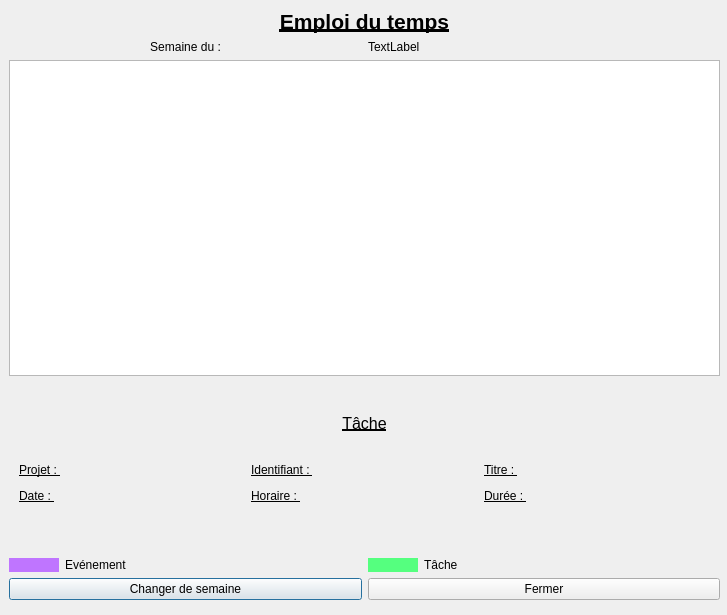
<?xml version="1.0" encoding="UTF-8"?>
<ui version="4.0">
 <class>EmploiDuTemps</class>
 <widget class="QDialog" name="EmploiDuTemps">
  <property name="geometry">
   <rect>
    <x>0</x>
    <y>0</y>
    <width>727</width>
    <height>615</height>
   </rect>
  </property>
  <property name="windowTitle">
   <string>Emploi Du Temps</string>
  </property>
  <widget class="QWidget" name="verticalLayoutWidget">
   <property name="geometry">
    <rect>
     <x>9</x>
     <y>9</y>
     <width>711</width>
     <height>591</height>
    </rect>
   </property>
   <layout class="QVBoxLayout" name="verticalLayout">
    <item>
     <widget class="QLabel" name="labelTitre">
      <property name="font">
       <font>
        <pointsize>16</pointsize>
        <weight>75</weight>
        <bold>true</bold>
        <underline>true</underline>
       </font>
      </property>
      <property name="text">
       <string>Emploi du temps</string>
      </property>
      <property name="alignment">
       <set>Qt::AlignCenter</set>
      </property>
     </widget>
    </item>
    <item>
     <layout class="QHBoxLayout" name="horizontalLayout">
      <item>
       <widget class="QLabel" name="labelSemaine">
        <property name="text">
         <string>Semaine du :</string>
        </property>
        <property name="alignment">
         <set>Qt::AlignCenter</set>
        </property>
       </widget>
      </item>
      <item>
       <widget class="QLabel" name="labelNumero">
        <property name="text">
         <string>TextLabel</string>
        </property>
       </widget>
      </item>
     </layout>
    </item>
    <item>
     <widget class="QTableWidget" name="tableWidget">
      <property name="enabled">
       <bool>true</bool>
      </property>
      <property name="editTriggers">
       <set>QAbstractItemView::AnyKeyPressed|QAbstractItemView::EditKeyPressed</set>
      </property>
     </widget>
    </item>
    <item>
     <widget class="QStackedWidget" name="stackedWidget">
      <property name="maximumSize">
       <size>
        <width>16777215</width>
        <height>170</height>
       </size>
      </property>
      <property name="currentIndex">
       <number>1</number>
      </property>
      <widget class="QWidget" name="pageEvt">
       <property name="maximumSize">
        <size>
         <width>16777215</width>
         <height>200</height>
        </size>
       </property>
       <widget class="QWidget" name="verticalLayoutWidget_2">
        <property name="geometry">
         <rect>
          <x>9</x>
          <y>9</y>
          <width>691</width>
          <height>151</height>
         </rect>
        </property>
        <layout class="QVBoxLayout" name="verticalLayout_2">
         <item>
          <widget class="QLabel" name="label_5">
           <property name="maximumSize">
            <size>
             <width>16777215</width>
             <height>30</height>
            </size>
           </property>
           <property name="font">
            <font>
             <pointsize>12</pointsize>
             <underline>true</underline>
            </font>
           </property>
           <property name="text">
            <string>Evénement</string>
           </property>
           <property name="alignment">
            <set>Qt::AlignCenter</set>
           </property>
          </widget>
         </item>
         <item>
          <layout class="QGridLayout" name="gridLayout">
           <item row="1" column="2">
            <widget class="QLabel" name="label_13">
             <property name="font">
              <font>
               <underline>true</underline>
              </font>
             </property>
             <property name="text">
              <string>Type : </string>
             </property>
            </widget>
           </item>
           <item row="1" column="5">
            <widget class="QLabel" name="labelLieu">
             <property name="text">
              <string/>
             </property>
            </widget>
           </item>
           <item row="1" column="4">
            <widget class="QLabel" name="label_17">
             <property name="font">
              <font>
               <underline>true</underline>
              </font>
             </property>
             <property name="text">
              <string>Lieu : </string>
             </property>
            </widget>
           </item>
           <item row="1" column="0">
            <widget class="QLabel" name="label_15">
             <property name="maximumSize">
              <size>
               <width>16777215</width>
               <height>20</height>
              </size>
             </property>
             <property name="font">
              <font>
               <underline>true</underline>
              </font>
             </property>
             <property name="text">
              <string>Description : </string>
             </property>
            </widget>
           </item>
           <item row="1" column="1">
            <widget class="QLabel" name="labelDescr">
             <property name="text">
              <string/>
             </property>
            </widget>
           </item>
           <item row="0" column="0">
            <widget class="QLabel" name="label_6">
             <property name="maximumSize">
              <size>
               <width>16777215</width>
               <height>20</height>
              </size>
             </property>
             <property name="font">
              <font>
               <underline>true</underline>
              </font>
             </property>
             <property name="text">
              <string>Nom : </string>
             </property>
            </widget>
           </item>
           <item row="0" column="1">
            <widget class="QLabel" name="labelNom">
             <property name="text">
              <string/>
             </property>
            </widget>
           </item>
           <item row="2" column="0">
            <widget class="QLabel" name="label_8">
             <property name="maximumSize">
              <size>
               <width>16777215</width>
               <height>20</height>
              </size>
             </property>
             <property name="font">
              <font>
               <underline>true</underline>
              </font>
             </property>
             <property name="text">
              <string>Date : </string>
             </property>
            </widget>
           </item>
           <item row="2" column="1">
            <widget class="QLabel" name="labelDate">
             <property name="text">
              <string/>
             </property>
            </widget>
           </item>
           <item row="1" column="3">
            <widget class="QLabel" name="labelType">
             <property name="text">
              <string/>
             </property>
            </widget>
           </item>
           <item row="2" column="2">
            <widget class="QLabel" name="label_10">
             <property name="font">
              <font>
               <underline>true</underline>
              </font>
             </property>
             <property name="text">
              <string>Horaire : </string>
             </property>
            </widget>
           </item>
           <item row="2" column="3">
            <widget class="QLabel" name="labelHor">
             <property name="text">
              <string/>
             </property>
            </widget>
           </item>
           <item row="2" column="4">
            <widget class="QLabel" name="label_12">
             <property name="font">
              <font>
               <underline>true</underline>
              </font>
             </property>
             <property name="text">
              <string>Durée : </string>
             </property>
            </widget>
           </item>
           <item row="2" column="5">
            <widget class="QLabel" name="labelDuree">
             <property name="text">
              <string/>
             </property>
            </widget>
           </item>
          </layout>
         </item>
        </layout>
       </widget>
      </widget>
      <widget class="QWidget" name="pageTache">
       <property name="maximumSize">
        <size>
         <width>16777215</width>
         <height>200</height>
        </size>
       </property>
       <widget class="QWidget" name="verticalLayoutWidget_3">
        <property name="geometry">
         <rect>
          <x>10</x>
          <y>10</y>
          <width>691</width>
          <height>131</height>
         </rect>
        </property>
        <layout class="QVBoxLayout" name="verticalLayout_3">
         <item>
          <widget class="QLabel" name="label_7">
           <property name="maximumSize">
            <size>
             <width>16777215</width>
             <height>30</height>
            </size>
           </property>
           <property name="font">
            <font>
             <pointsize>12</pointsize>
             <underline>true</underline>
            </font>
           </property>
           <property name="text">
            <string>Tâche</string>
           </property>
           <property name="alignment">
            <set>Qt::AlignCenter</set>
           </property>
          </widget>
         </item>
         <item>
          <layout class="QGridLayout" name="gridLayout_3">
           <item row="0" column="1">
            <widget class="QLabel" name="labelProjet">
             <property name="text">
              <string/>
             </property>
            </widget>
           </item>
           <item row="0" column="0">
            <widget class="QLabel" name="label_9">
             <property name="maximumSize">
              <size>
               <width>16777215</width>
               <height>20</height>
              </size>
             </property>
             <property name="font">
              <font>
               <underline>true</underline>
              </font>
             </property>
             <property name="text">
              <string>Projet : </string>
             </property>
            </widget>
           </item>
           <item row="0" column="2">
            <widget class="QLabel" name="label_19">
             <property name="maximumSize">
              <size>
               <width>16777215</width>
               <height>20</height>
              </size>
             </property>
             <property name="font">
              <font>
               <underline>true</underline>
              </font>
             </property>
             <property name="text">
              <string>Identifiant : </string>
             </property>
            </widget>
           </item>
           <item row="0" column="3">
            <widget class="QLabel" name="labelId">
             <property name="text">
              <string/>
             </property>
            </widget>
           </item>
           <item row="0" column="4">
            <widget class="QLabel" name="label_20">
             <property name="font">
              <font>
               <underline>true</underline>
              </font>
             </property>
             <property name="text">
              <string>Titre : </string>
             </property>
            </widget>
           </item>
           <item row="0" column="5">
            <widget class="QLabel" name="labelTitre_2">
             <property name="text">
              <string/>
             </property>
            </widget>
           </item>
           <item row="1" column="0">
            <widget class="QLabel" name="label_18">
             <property name="maximumSize">
              <size>
               <width>16777215</width>
               <height>20</height>
              </size>
             </property>
             <property name="font">
              <font>
               <underline>true</underline>
              </font>
             </property>
             <property name="text">
              <string>Date : </string>
             </property>
            </widget>
           </item>
           <item row="1" column="1">
            <widget class="QLabel" name="labelDate_2">
             <property name="text">
              <string/>
             </property>
            </widget>
           </item>
           <item row="1" column="2">
            <widget class="QLabel" name="label_11">
             <property name="font">
              <font>
               <underline>true</underline>
              </font>
             </property>
             <property name="text">
              <string>Horaire : </string>
             </property>
            </widget>
           </item>
           <item row="1" column="3">
            <widget class="QLabel" name="labelHor_2">
             <property name="text">
              <string/>
             </property>
            </widget>
           </item>
           <item row="1" column="4">
            <widget class="QLabel" name="label_14">
             <property name="maximumSize">
              <size>
               <width>16777215</width>
               <height>20</height>
              </size>
             </property>
             <property name="font">
              <font>
               <underline>true</underline>
              </font>
             </property>
             <property name="text">
              <string>Durée : </string>
             </property>
            </widget>
           </item>
           <item row="1" column="5">
            <widget class="QLabel" name="labelDuree_2">
             <property name="text">
              <string/>
             </property>
            </widget>
           </item>
          </layout>
         </item>
        </layout>
       </widget>
      </widget>
     </widget>
    </item>
    <item>
     <layout class="QHBoxLayout" name="horizontalLayout_3">
      <item>
       <widget class="QLabel" name="label_2">
        <property name="maximumSize">
         <size>
          <width>50</width>
          <height>16777215</height>
         </size>
        </property>
        <property name="styleSheet">
         <string notr="true">background:rgb(191, 117, 255)</string>
        </property>
        <property name="text">
         <string/>
        </property>
       </widget>
      </item>
      <item>
       <widget class="QLabel" name="label">
        <property name="text">
         <string>Evénement</string>
        </property>
       </widget>
      </item>
      <item>
       <widget class="QLabel" name="label_3">
        <property name="maximumSize">
         <size>
          <width>50</width>
          <height>16777215</height>
         </size>
        </property>
        <property name="styleSheet">
         <string notr="true">background:rgb(85, 255, 127)</string>
        </property>
        <property name="text">
         <string/>
        </property>
       </widget>
      </item>
      <item>
       <widget class="QLabel" name="label_4">
        <property name="text">
         <string>Tâche</string>
        </property>
       </widget>
      </item>
     </layout>
    </item>
    <item>
     <layout class="QHBoxLayout" name="horizontalLayout_2">
      <item>
       <widget class="QPushButton" name="pushButtonChange">
        <property name="text">
         <string>Changer de semaine</string>
        </property>
       </widget>
      </item>
      <item>
       <widget class="QPushButton" name="pushButtonFermer">
        <property name="text">
         <string>Fermer</string>
        </property>
       </widget>
      </item>
     </layout>
    </item>
   </layout>
  </widget>
 </widget>
 <resources/>
 <connections/>
</ui>
